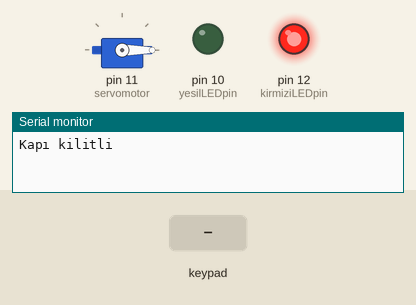
Bench run of a sketch on a simulated Arduino Uno, built with avr-gcc and run on an emulated ATmega328P. On the bench: servo, output pins drawn as LEDs (lit = HIGH), the last lines printed to the serial monitor. The test bench sets the inputs (shaded band).

Above: at 1.2 s.
1.3 s: keypad keys 4 5 6 7 pressed 0.4 s apart
At 2.8 s:
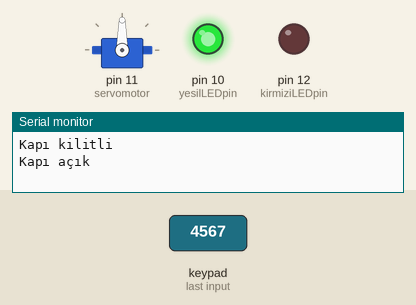
4.4 s: key '*' pressed
At 5.7 s:
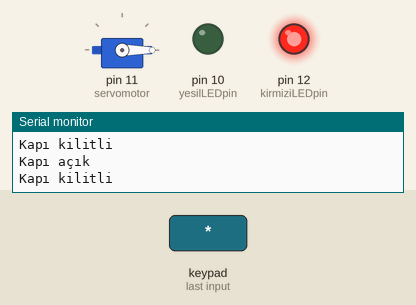
Timing chart, 0 to 7.4 s (numbered marks = the images above; inputs shaded):
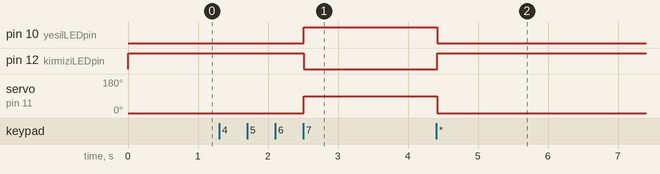

The sketch:

6.3.6._4X4_tus_takimi_ve_servo_motorla_kapi_kilidi_v2.ino
```cpp
#include <Keypad.h> //tuş takımı ve servo motorun çalışması için kütüphaneler dahil edilir.
#include <Servo.h>

Servo servomotor; //servo motor nesnesi oluşturulur.
char* sifre = "4567"; //4 karakterli bir şifre belirlenir.
int durum = 0; //durum adlı değişkene ilk değeri 0 olarak atanır.

const byte satirlar = 4;  //tuş takımının satır ve sütun sayısı belirlenir.
const byte sutunlar = 4;
//tuş takımı üzerindeki düğmeler karakter olarak tanımlanır.
char dugmeler[satirlar][sutunlar] = {
{'1','2','3','A'},
{'4','5','6','B'},
{'7','8','9','C'},
{'*','0','#','D'}
};


byte satirpinleri[satirlar] = { 9, 8, 7, 6 }; //tuş takımındaki uçların Arduino UNOya bağlanacak pinleri tanımlanır.
byte sutunpinleri[sutunlar] = { 5, 4, 3, 2 };

Keypad tustakimi = Keypad( makeKeymap(dugmeler), satirpinleri, sutunpinleri, satirlar, sutunlar ); //tuş takımı nesnesi oluşturulur.

int kirmiziLEDpin = 12; //kırmızı ve yeşil LEDlerin bağlanacağı pin numaraları int olarak atanır.
int yesilLEDpin = 10;

void setup()
{
Serial.begin(9600);
pinMode(kirmiziLEDpin, OUTPUT);//kırmızı ve yeşil LED pinleri çıkış olarak tanımlanır.
pinMode(yesilLEDpin, OUTPUT);

servomotor.attach(11); // servo motor 11 nolu dijital pine bağlanır.
kilitdurumu(0);  //fonksiyona ilk değer olarak 0 yollanır. Böylece program başladığında kırmızı LED yanık ve servo kilit kapalı pozisyonuna gelir.
}

void loop()
{
char dugme = tustakimi.getKey();  //tuş takımından girilen karakterler getKey yardımıyla çekilir.
if (dugme == '*' || dugme == '#')  //eğer * ya da # düğmelerine basılırsa...
{
durum = 0;
kilitdurumu(0); //fonksiyona 0 değeri yolllanır ve kırmızı LED yanar ve servo kilit kapalı durumuna gelir.
}

if (dugme == sifre[durum]) //şifre kontrolu dizi yardımıyla yapılır.
{
durum ++;
}
if (durum == 4) //eğer girilen 4 elemanlı diziye atanan şifreye eşitse bu durumda...
{
kilitdurumu(1);  //fonksiyona 1 değeri yollanır. Yeşil LED yanar ve servo motor kilit açık konumuna gelir.
}
delay(100);
}

void kilitdurumu(int kilitac)
{
if (kilitac==0)  //0(false) durumunda kırmızı LED yanar. Servo motor 0 açısına gider(kilit kapalı)
{
digitalWrite(kirmiziLEDpin, HIGH);
digitalWrite(yesilLEDpin, LOW);
servomotor.write(0);
Serial.println("Kapı kilitli");
}

else if(kilitac==1)  //1(true) durumunda yeşil LED yanar. Servo motor 90 açısına gider(kilit açık)
{
digitalWrite(kirmiziLEDpin, LOW);
digitalWrite(yesilLEDpin, HIGH);
servomotor.write(90);
Serial.println("Kapı açık");
}
}
```

Measured:
- after the input at 1.3 s, pin 10 (yesilLEDpin): LOW → HIGH after 1.2 s; pin 12 (kirmiziLEDpin): HIGH → LOW after 1.2 s; servo on pin 11 (servomotor): 0° → 90° after 1.2 s
- after the input at 4.4 s, pin 10 (yesilLEDpin): HIGH → LOW at once; pin 12 (kirmiziLEDpin): LOW → HIGH at once; servo on pin 11 (servomotor): 90° → 0° at once
